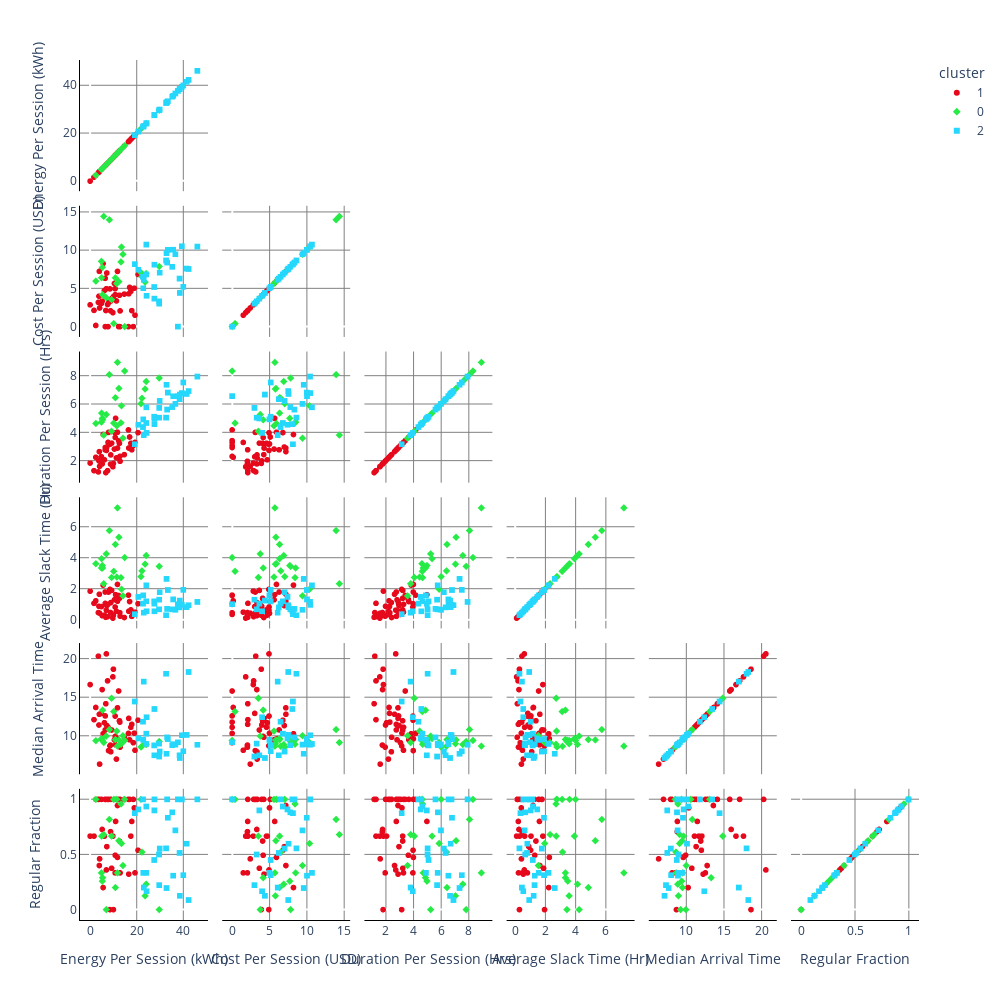

Source (notebook cell):
### Code cell
# Perform agglomerative clustering
import itertools
from sklearn.cluster import AgglomerativeClustering
cluster = AgglomerativeClustering(n_clusters=3, affinity='euclidean', linkage='ward')  
cluster.fit_predict(user_cluster_norm_df)
# Add columns to dataframe for plotting purposes
user_cluster_df['userId'] = user_cluster_df.index

emails = []
models = []
sessioncnts = []
for idx, row in user_cluster_df.iterrows():
#     email = user_df[user_df['userId'] == row['userId']]['user_email'].values[0]
#     emails.append(email)
    model = user_df[user_df['userId'] == row['userId']]['vehicle_model'].values[0]
    models.append(model)
    cnt = user_df[user_df['userId'] == row['userId']]['SessionCount'].values[0]
    sessioncnts.append(cnt)

# user_cluster_df['user_email'] = emails
user_cluster_df['vehicle_model'] = models
user_cluster_df['SessionCount'] = sessioncnts
user_cluster_df['cluster'] = list(map(str,cluster.labels_))

name_dict = {"medianArrivalTime":"Median\nArrival Time", 
             "EnergyPerSession_kWh":"Energy Per Session\n(kWh)", 
             "CostPerSession_USD":"Cost Per Session\n(USD)", 
             "HrsPerSession":"Duration Per Session\n(Hrs)", 
             "slack_hr_avg":"Average Slack Time\n(Hr)", 
             "FractionReg":"Regular Fraction"}
user_cluster_df.rename(columns=(name_dict),inplace=True)

# Plot Scatter Plot Matrix
fig = px.scatter_matrix(user_cluster_df,
    dimensions=['Energy Per Session\n(kWh)', 'Cost Per Session\n(USD)',
                   'Duration Per Session\n(Hrs)', 'Average Slack Time\n(Hr)',
                   'Median\nArrival Time', 'Regular Fraction'],
    color="cluster", symbol="cluster",color_discrete_sequence = ["#e6091c", "#26eb47",  "#25d7fd"],
    hover_data=['userId','vehicle_model','SessionCount'],
    width=1000, height=1000)
fig.update_traces(showupperhalf=False)
fig.update_layout(plot_bgcolor="rgba(0,0,0,0)")

fig.update_layout(
    {
        f"{ax}axis{n+1 if n>0 else ''}": {"showgrid": True,"gridcolor":'Gray',"showline":True, "linewidth":1, "linecolor":'black'}
        for n, ax in itertools.product(range(10), list("xy"))
    }
)

fig.show()

### Figure 1 — Plotly figure (JSON) as saved in the notebook; plotly's stock layout.template omitted (floating-point values rounded to 4 significant figures; data arrays with more than 128 entries replaced by an {"elided": "..."} marker saying what was removed)
{"data": [{"customdata": {"elided": "46x3 mixed values"}, "dimensions": [{"axis": {"matches": true}, "label": "Energy Per Session\n(kWh)", "values": [4.105, 10.84, 16.67, 12.65, 8.814, 8.551, 18.62, 19.05, 7.02, 2.451, 7.21, 8.915, 7.536, 11.8, 12.84, 17.03, 11.81, 11.36, 16.53, 20.66, 5.197, 17.97, 9.286, 3.825, 6.537, 11.0, 10.05, 5.602, 14.75, 3.973, 4.888, 3.579, 10.5, 12.3, 6.499, 1.696, 6.78, 19.35, 12.94, 7.949, 10.79, 7.731, 9.821, 0.015, 17.57, 6.174]}, {"axis": {"matches": true}, "label": "Cost Per Session\n(USD)", "values": [2.441, 4.181, 4.298, 4.106, 2.065, 4.941, 0, 5.034, 4.965, 0.1507, 7.026, 3.351, 2.896, 5.973, 0, 5.136, 7.233, 3.366, 0, 6.835, 3.328, 2.093, 3.666, 3.988, 0, 5.734, 3.928, 8.261, 4.263, 7.243, 3.042, 3.178, 5.652, 0, 6.33, 2.127, 2.111, 1.499, 2.059, 3.12, 4.969, 0, 1.828, 2.851, 4.629, 4.728]}, {"axis": {"matches": true}, "label": "Duration Per Session\n(Hrs)", "values": [1.618, 3.664, 2.915, 3.25, 1.777, 3.177, 3.091, 3.201, 2.745, 2.261, 2.985, 2.429, 1.314, 4.032, 2.321, 3.696, 2.913, 2.216, 4.193, 4.004, 1.79, 2.79, 3.26, 2.006, 2.95, 5.013, 1.828, 3.87, 2.447, 2.661, 2.295, 1.227, 2.842, 3.439, 2.789, 1.314, 1.176, 3.309, 1.978, 4.02, 3.996, 3.313, 1.59, 1.852, 3.25, 2.081]}, {"axis": {"matches": true}, "label": "Average Slack Time\n(Hr)", "values": [0.4251, 1.308, 0.5477, 1.387, 0.4656, 1.959, 0.341, 0.4163, 0.618, 1.222, 0.9128, 1.106, 0.1976, 2.28, 0.4497, 1.177, 1.198, 0.5429, 1.59, 1.036, 0.2614, 0.2187, 1.895, 0.8677, 1.055, 1.62, 0.2917, 2.237, 0.1428, 1.647, 0.8486, 0.4603, 1.289, 1.566, 1.791, 1.059, 0.1578, 0.4885, 0.2302, 1.787, 0.8219, 0.9917, 0.104, 1.849, 0.6355, 0.2966]}, {"axis": {"matches": true}, "label": "Median\nArrival Time", "values": [6.367, 9.967, 12.3, 11.98, 8.833, 8.742, 9.142, 10.38, 20.67, 13.72, 11.37, 7.967, 17.17, 9.65, 11.82, 9.525, 13.67, 7.017, 10.35, 12.07, 16.03, 11.53, 10.79, 11.44, 12.62, 8.867, 18.68, 10.3, 9.85, 12.83, 12.95, 20.37, 9.517, 15.85, 10.8, 12.13, 14.2, 8.167, 8.567, 8.117, 12.6, 11.15, 17.68, 16.68, 11.15, 11.73]}, {"axis": {"matches": true}, "label": "Regular Fraction", "values": [0.4602, 0.4933, 0.322, 0.6222, 0.7073, 0, 1, 0.9231, 0.36, 1, 0.5714, 1, 1, 0.4737, 1, 1, 0.9444, 1, 1, 0.5385, 0.7273, 0.8, 0.375, 1, 1, 0.8, 0, 0.2, 1, 0.4, 1, 1, 1, 1, 1, 0.6667, 1, 0.3333, 0.3333, 1, 0.3333, 1, 0.6667, 0.6667, 0.6667, 0.6667]}], "hovertemplate": "cluster=1<br>%{xaxis.title.text}=%{x}<br>%{yaxis.title.text}=%{y}<br>userId=%{customdata[0]}<br>vehicle_model=%{customdata[1]}<br>SessionCount=%{customdata[2]}<extra></extra>", "legendgroup": "1", "marker": {"color": "#e6091c", "symbol": "circle"}, "name": "1", "showlegend": true, "showupperhalf": false, "type": "splom"}, {"customdata": [["627", "Kona", 92], ["1067", "Leaf", 47], ["683", "Prius Prime", 38], ["1135", "Escape PHEV", 31], ["1071", "e-Golf", 24], ["830", "Bolt EV", 13], ["1007", "Leaf", 12], ["983", "Fusion Energi", 11], ["1159", "Volt", 10], ["973", "Model 3", 8], ["749", "Prius Prime", 8], ["685", "Clarity PHEV", 8], ["491", "Clarity PHEV", 5], ["976", "Volt", 5], ["960", "Bolt EV", 5], ["906", "Bolt EV", 4], ["663", "electric drive", 3], ["895", "Clarity PHEV", 3], ["644", "e-Golf", 3], ["881", "Prius Prime", 3], ["908", "Prius Prime", 3], ["857", "C-Max Energi", 3], ["821", "i3 EV", 3]], "dimensions": [{"axis": {"matches": true}, "label": "Energy Per Session\n(kWh)", "values": [22.35, 5.887, 5.388, 5.28, 13.31, 24.18, 21.93, 8.318, 13.53, 23.7, 10.19, 12.42, 10.89, 11.5, 14.15, 29.78, 14.89, 11.8, 9.255, 4.892, 2.484, 4.969, 6.974]}, {"axis": {"matches": true}, "label": "Cost Per Session\n(USD)", "values": [6.551, 14.44, 4.188, 7.767, 8.474, 6.953, 7.087, 14.0, 10.43, 5.83, 0.3954, 5.895, 6.392, 5.637, 9.476, 7.877, 0, 5.76, 3.537, 8.554, 5.963, 6.398, 3.787]}, {"axis": {"matches": true}, "label": "Duration Per Session\n(Hrs)", "values": [6.436, 3.829, 4.91, 5.016, 4.698, 7.622, 6.049, 8.107, 5.903, 7.088, 4.678, 7.131, 6.472, 4.484, 3.61, 7.866, 8.36, 8.972, 4.102, 4.746, 4.652, 5.386, 5.285]}, {"axis": {"matches": true}, "label": "Average Slack Time\n(Hr)", "values": [3.155, 2.327, 3.344, 3.503, 2.721, 4.149, 2.786, 5.764, 1.969, 3.593, 3.13, 5.331, 4.868, 2.757, 1.544, 3.448, 4.018, 7.23, 2.732, 3.344, 3.621, 3.946, 4.258]}, {"axis": {"matches": true}, "label": "Median\nArrival Time", "values": [8.683, 9.167, 13.37, 9.45, 8.942, 8.917, 8.583, 10.85, 9.167, 9.008, 13.18, 9.508, 9.55, 10.65, 10.05, 9.3, 9.433, 8.7, 14.92, 9.567, 9.4, 9.683, 10]}, {"axis": {"matches": true}, "label": "Regular Fraction", "values": [0.5217, 0.6809, 0.2895, 0.2581, 0.9583, 0.2308, 1, 0.8182, 0.6, 0.125, 1, 0.625, 0.2, 1, 0.4, 0, 1, 0.3333, 0.6667, 0.3333, 1, 0.6667, 0]}], "hovertemplate": "cluster=0<br>%{xaxis.title.text}=%{x}<br>%{yaxis.title.text}=%{y}<br>userId=%{customdata[0]}<br>vehicle_model=%{customdata[1]}<br>SessionCount=%{customdata[2]}<extra></extra>", "legendgroup": "0", "marker": {"color": "#26eb47", "symbol": "diamond"}, "name": "0", "showlegend": true, "showupperhalf": false, "type": "splom"}, {"customdata": [["746", "Model 3", 87], ["670", "Kona", 65], ["1149", "Kona", 49], ["682", "Bolt EV", 46], ["748", "Bolt", 35], ["779", "Bolt", 32], ["1139", "Model Y 2021", 31], ["880", "Model Y", 31], ["701", "Bolt EUV", 23], ["699", "Model S", 20], ["764", "Model S", 18], ["832", "Polestar 2", 18], ["977", "Model 3", 18], ["992", "Model 3", 17], ["486", "Model 3", 16], ["1126", "Model 3", 13], ["1072", "Ioniq Electric", 11], ["815", "Model 3", 10], ["610", "Bolt", 10], ["1168", "Model Y", 9], ["745", "Model Y", 8], ["909", "Model 3", 8], ["1132", "Model Y", 8], ["897", "Model Y", 6], ["1165", "Model 3", 6], ["865", "ID.4", 6], ["1166", "Model 3", 5], ["1163", "Bolt EV", 4], ["1091", "Bolt EV", 3]], "dimensions": [{"axis": {"matches": true}, "label": "Energy Per Session\n(kWh)", "values": [41.65, 29.99, 33.19, 32.95, 38.57, 36.75, 39.54, 24.19, 42.44, 27.6, 29.77, 29.71, 32.74, 35.38, 40.14, 35.79, 20.79, 46.23, 27.69, 27.74, 38.66, 19.28, 37.84, 24.34, 33.52, 22.9, 23.14, 22.8, 24.21]}, {"axis": {"matches": true}, "label": "Cost Per Session\n(USD)", "values": [7.602, 7.067, 8.392, 9.636, 6.293, 9.483, 10.53, 6.836, 7.551, 5.188, 3.009, 3.306, 8.667, 7.832, 5.206, 10.08, 7.458, 10.49, 3.669, 8.115, 4.414, 8.189, 0, 4.037, 10.05, 5.03, 6.139, 6.526, 10.75]}, {"axis": {"matches": true}, "label": "Duration Per Session\n(Hrs)", "values": [6.741, 6.245, 5.636, 7.387, 6.371, 6.035, 6.8, 4.685, 6.942, 5.132, 5.753, 5.061, 5.064, 5.811, 7.551, 6.577, 4.559, 7.968, 5.008, 4.606, 6.696, 3.182, 6.587, 3.985, 6.835, 4.942, 3.83, 4.398, 5.793]}, {"axis": {"matches": true}, "label": "Average Slack Time\n(Hr)", "values": [0.8165, 1.775, 0.6981, 2.639, 0.7977, 0.6388, 0.9589, 1.189, 0.9387, 1.183, 1.297, 0.6714, 0.2917, 0.6689, 1.929, 1.314, 1.474, 1.15, 1.041, 0.5443, 1.236, 0.3601, 1.006, 0.5467, 1.921, 1.573, 0.4565, 1.041, 2.222]}, {"axis": {"matches": true}, "label": "Median\nArrival Time", "values": [10.15, 8, 9.833, 7.708, 7.517, 8.9, 10.12, 10.32, 18.32, 8.792, 7.35, 9.025, 18.09, 8.817, 8.033, 8.95, 9.7, 8.875, 7.508, 13.52, 7.158, 14.49, 9.2, 12.45, 9.617, 9.508, 17.07, 11.87, 8.983]}, {"axis": {"matches": true}, "label": "Regular Fraction", "values": [0.5977, 0.5538, 1, 0.1957, 0.5143, 0.7188, 1, 0.9355, 0.08696, 0.45, 0.2222, 0.5, 0.5556, 0.8824, 0.3125, 0.3077, 0.9091, 1, 0.9, 1, 0.125, 0.875, 1, 0.1667, 0.8333, 0.3333, 0.2, 1, 0.3333]}], "hovertemplate": "cluster=2<br>%{xaxis.title.text}=%{x}<br>%{yaxis.title.text}=%{y}<br>userId=%{customdata[0]}<br>vehicle_model=%{customdata[1]}<br>SessionCount=%{customdata[2]}<extra></extra>", "legendgroup": "2", "marker": {"color": "#25d7fd", "symbol": "square"}, "name": "2", "showlegend": true, "showupperhalf": false, "type": "splom"}], "layout": {"dragmode": "select", "height": 1000, "legend": {"title": {"text": "cluster"}, "tracegroupgap": 0}, "margin": {"t": 60}, "plot_bgcolor": "rgba(0,0,0,0)", "width": 1000, "xaxis": {"gridcolor": "Gray", "linecolor": "black", "linewidth": 1, "showgrid": true, "showline": true}, "xaxis10": {"gridcolor": "Gray", "linecolor": "black", "linewidth": 1, "showgrid": true, "showline": true}, "xaxis2": {"gridcolor": "Gray", "linecolor": "black", "linewidth": 1, "showgrid": true, "showline": true}, "xaxis3": {"gridcolor": "Gray", "linecolor": "black", "linewidth": 1, "showgrid": true, "showline": true}, "xaxis4": {"gridcolor": "Gray", "linecolor": "black", "linewidth": 1, "showgrid": true, "showline": true}, "xaxis5": {"gridcolor": "Gray", "linecolor": "black", "linewidth": 1, "showgrid": true, "showline": true}, "xaxis6": {"gridcolor": "Gray", "linecolor": "black", "linewidth": 1, "showgrid": true, "showline": true}, "xaxis7": {"gridcolor": "Gray", "linecolor": "black", "linewidth": 1, "showgrid": true, "showline": true}, "xaxis8": {"gridcolor": "Gray", "linecolor": "black", "linewidth": 1, "showgrid": true, "showline": true}, "xaxis9": {"gridcolor": "Gray", "linecolor": "black", "linewidth": 1, "showgrid": true, "showline": true}, "yaxis": {"gridcolor": "Gray", "linecolor": "black", "linewidth": 1, "showgrid": true, "showline": true}, "yaxis10": {"gridcolor": "Gray", "linecolor": "black", "linewidth": 1, "showgrid": true, "showline": true}, "yaxis2": {"gridcolor": "Gray", "linecolor": "black", "linewidth": 1, "showgrid": true, "showline": true}, "yaxis3": {"gridcolor": "Gray", "linecolor": "black", "linewidth": 1, "showgrid": true, "showline": true}, "yaxis4": {"gridcolor": "Gray", "linecolor": "black", "linewidth": 1, "showgrid": true, "showline": true}, "yaxis5": {"gridcolor": "Gray", "linecolor": "black", "linewidth": 1, "showgrid": true, "showline": true}, "yaxis6": {"gridcolor": "Gray", "linecolor": "black", "linewidth": 1, "showgrid": true, "showline": true}, "yaxis7": {"gridcolor": "Gray", "linecolor": "black", "linewidth": 1, "showgrid": true, "showline": true}, "yaxis8": {"gridcolor": "Gray", "linecolor": "black", "linewidth": 1, "showgrid": true, "showline": true}, "yaxis9": {"gridcolor": "Gray", "linecolor": "black", "linewidth": 1, "showgrid": true, "showline": true}}}
